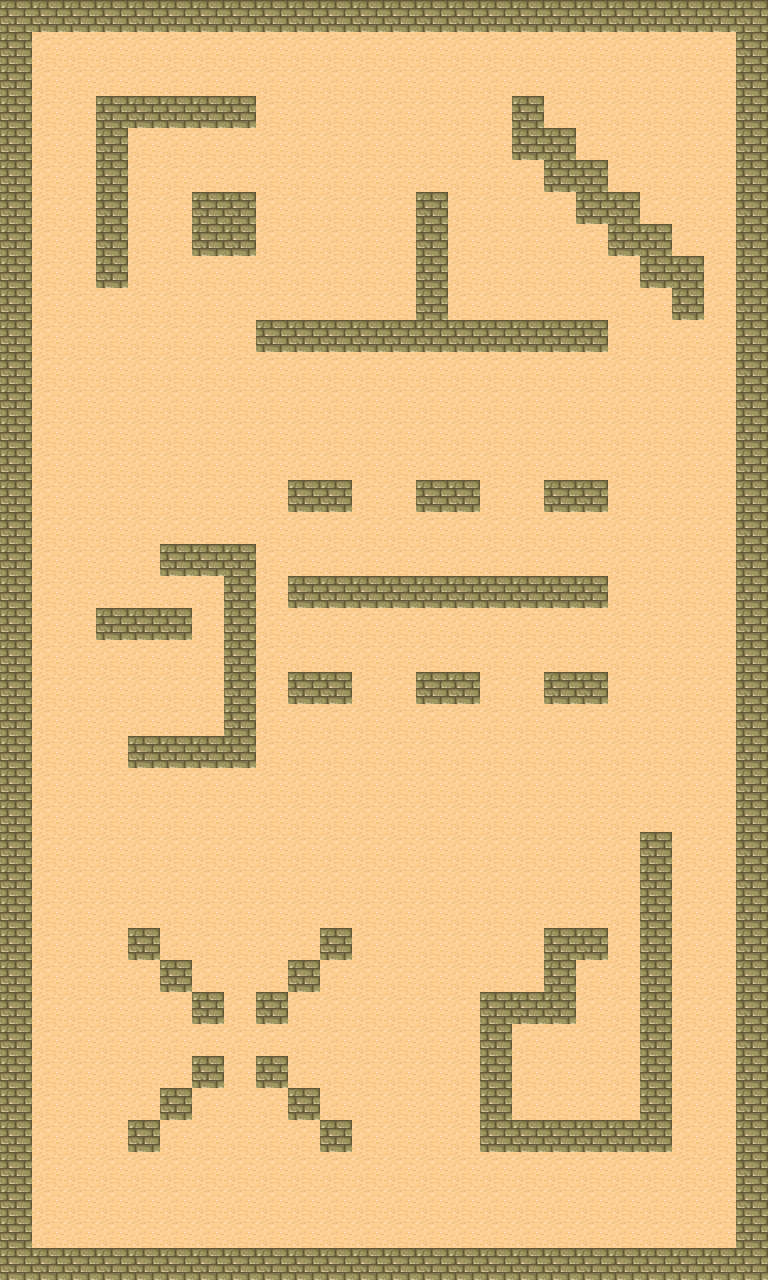

A level layout from a 2D game, rendered from its tile map. Below: a short description, then the map file with tile-grid data replaced by summaries:
An orthogonal 24x40 tile map with 32x32 px tiles, 1 tile layer (Tile Layer 1) and 52 objects (44x wall, 6x p, Start_One, Start_Two).

<map version="1.0" orientation="orthogonal" width="24" height="40" tilewidth="32" tileheight="32">
 <tileset firstgid="1" name="tmw_desert_spacing" tilewidth="32" tileheight="32" spacing="1" margin="1">
  <image source="tmw_desert_spacing.png" width="265" height="199" />
 </tileset>
 <layer name="Tile Layer 1" width="24" height="40">
  <data>[960 cells, 960 non-empty, 2 distinct tile ids]</data>
 </layer>
 <objectgroup name="StartPoints" width="24" height="40">
  <object name="Start_One" x="64" y="64" width="32" height="32" />
  <object name="Start_Two" x="672" y="1152" width="32" height="32" />
 </objectgroup>
 <objectgroup name="Points" width="24" height="40">
  <object name="p" x="128" y="128" width="32" height="32">
   <properties>
    <property name="points" value="10" />
   </properties>
  </object>
  <object name="p" x="448" y="288" width="32" height="32">
   <properties>
    <property name="points" value="10" />
   </properties>
  </object>
  <object name="p" x="384" y="288" width="32" height="32">
   <properties>
    <property name="points" value="10" />
   </properties>
  </object>
  <object name="p" x="192" y="576" width="32" height="32">
   <properties>
    <property name="points" value="10" />
   </properties>
  </object>
  <object name="p" x="608" y="1088" width="32" height="32">
   <properties>
    <property name="points" value="10" />
   </properties>
  </object>
  <object name="p" x="224" y="1024" width="32" height="32">
   <properties>
    <property name="points" value="10" />
   </properties>
  </object>
 </objectgroup>
 <objectgroup name="Walls" width="24" height="40">
  <object name="wall" x="96" y="96" width="32" height="192" />
  <object name="wall" x="128" y="96" width="128" height="32" />
  <object name="wall" x="192" y="192" width="64" height="64" />
  <object name="wall" x="416" y="192" width="32" height="128" />
  <object name="wall" x="256" y="320" width="352" height="32" />
  <object name="wall" x="512" y="96" width="32" height="64" />
  <object name="wall" x="544" y="128" width="32" height="64" />
  <object name="wall" x="576" y="160" width="32" height="64" />
  <object name="wall" x="608" y="192" width="32" height="64" />
  <object name="wall" x="640" y="224" width="32" height="64" />
  <object name="wall" x="672" y="256" width="32" height="64" />
  <object name="wall" x="288" y="480" width="64" height="32" />
  <object name="wall" x="416" y="480" width="64" height="32" />
  <object name="wall" x="544" y="480" width="64" height="32" />
  <object name="wall" x="288" y="576" width="320" height="32" />
  <object name="wall" x="160" y="544" width="64" height="32" />
  <object name="wall" x="224" y="544" width="32" height="224" />
  <object name="wall" x="96" y="608" width="96" height="32" />
  <object name="wall" x="128" y="736" width="96" height="32" />
  <object name="wall" x="288" y="672" width="64" height="32" />
  <object name="wall" x="416" y="672" width="64" height="32" />
  <object name="wall" x="544" y="672" width="64" height="32" />
  <object name="wall" x="640" y="832" width="32" height="320" />
  <object name="wall" x="480" y="1120" width="160" height="32" />
  <object name="wall" x="544" y="928" width="64" height="32" />
  <object name="wall" x="544" y="960" width="32" height="64" />
  <object name="wall" x="480" y="992" width="64" height="32" />
  <object name="wall" x="480" y="1024" width="32" height="96" />
  <object name="wall" x="128" y="928" width="32" height="32" />
  <object name="wall" x="320" y="928" width="32" height="32" />
  <object name="wall" x="160" y="960" width="32" height="32" />
  <object name="wall" x="288" y="960" width="32" height="32" />
  <object name="wall" x="192" y="992" width="32" height="32" />
  <object name="wall" x="256" y="992" width="32" height="32" />
  <object name="wall" x="192" y="1056" width="32" height="32" />
  <object name="wall" x="256" y="1056" width="32" height="32" />
  <object name="wall" x="288" y="1088" width="32" height="32" />
  <object name="wall" x="320" y="1120" width="32" height="32" />
  <object name="wall" x="160" y="1088" width="32" height="32" />
  <object name="wall" x="128" y="1120" width="32" height="32" />
  <object name="wall" x="736" y="32" width="32" height="1280" />
  <object name="wall" x="0" y="0" width="768" height="32" />
  <object name="wall" x="0" y="32" width="32" height="1376" />
  <object name="wall" x="32" y="1248" width="704" height="32" />
 </objectgroup>
</map>
